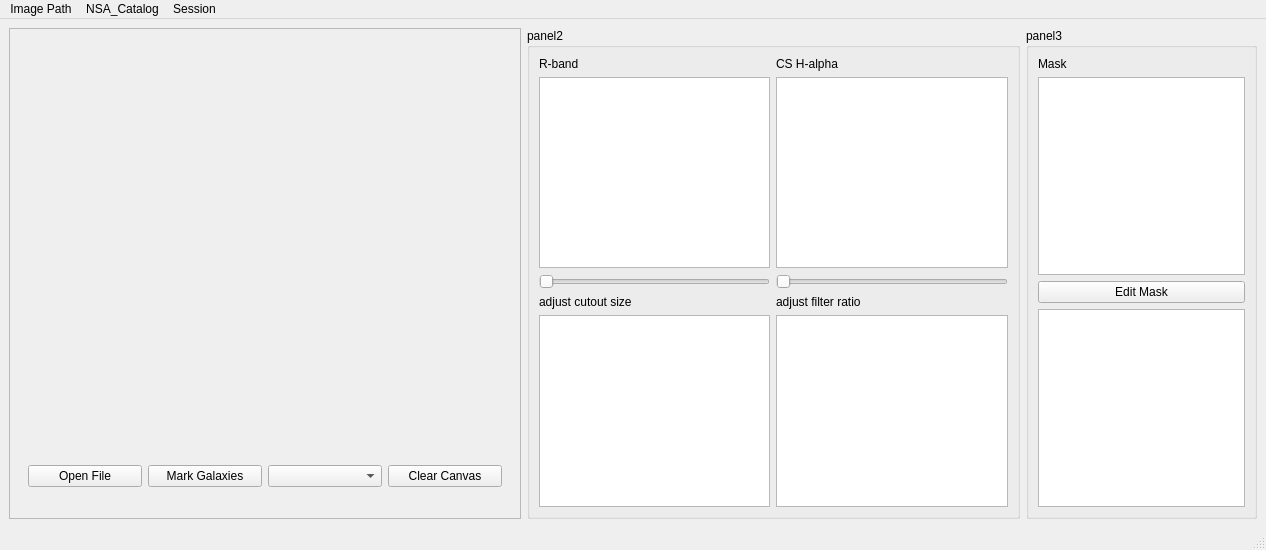
<?xml version="1.0" encoding="UTF-8"?>
<ui version="4.0">
 <class>MainWindow</class>
 <widget class="QMainWindow" name="MainWindow">
  <property name="geometry">
   <rect>
    <x>0</x>
    <y>0</y>
    <width>1266</width>
    <height>550</height>
   </rect>
  </property>
  <property name="windowTitle">
   <string>MainWindow</string>
  </property>
  <widget class="QWidget" name="centralwidget">
   <layout class="QHBoxLayout" name="horizontalLayout">
    <item>
     <widget class="QFrame" name="mainframe">
      <property name="minimumSize">
       <size>
        <width>512</width>
        <height>0</height>
       </size>
      </property>
      <property name="frameShape">
       <enum>QFrame::StyledPanel</enum>
      </property>
      <property name="frameShadow">
       <enum>QFrame::Raised</enum>
      </property>
      <layout class="QVBoxLayout" name="verticalLayout_2">
       <item alignment="Qt::AlignLeft">
        <widget class="QWidget" name="widget" native="true">
         <property name="minimumSize">
          <size>
           <width>480</width>
           <height>400</height>
          </size>
         </property>
         <property name="maximumSize">
          <size>
           <width>16777215</width>
           <height>542</height>
          </size>
         </property>
        </widget>
       </item>
       <item>
        <widget class="QWidget" name="button_bar" native="true">
         <layout class="QHBoxLayout" name="horizontalLayout_2">
          <item>
           <widget class="QPushButton" name="wopen">
            <property name="text">
             <string>Open File</string>
            </property>
           </widget>
          </item>
          <item>
           <widget class="QPushButton" name="wmark">
            <property name="text">
             <string>Mark Galaxies</string>
            </property>
           </widget>
          </item>
          <item>
           <widget class="QComboBox" name="wgalid"/>
          </item>
          <item>
           <widget class="QPushButton" name="wclear">
            <property name="text">
             <string>Clear Canvas</string>
            </property>
           </widget>
          </item>
         </layout>
        </widget>
       </item>
      </layout>
     </widget>
    </item>
    <item>
     <widget class="QGroupBox" name="groupBox">
      <property name="title">
       <string>panel2</string>
      </property>
      <layout class="QGridLayout" name="gridLayout">
       <item row="6" column="0">
        <widget class="QGraphicsView" name="profiles_r"/>
       </item>
       <item row="3" column="0">
        <widget class="QSlider" name="cutoutsizeslider">
         <property name="orientation">
          <enum>Qt::Horizontal</enum>
         </property>
        </widget>
       </item>
       <item row="2" column="1">
        <widget class="QGraphicsView" name="cshalpha"/>
       </item>
       <item row="1" column="0">
        <widget class="QLabel" name="label">
         <property name="text">
          <string>R-band </string>
         </property>
        </widget>
       </item>
       <item row="1" column="1">
        <widget class="QLabel" name="label_2">
         <property name="text">
          <string>CS H-alpha</string>
         </property>
        </widget>
       </item>
       <item row="3" column="1">
        <widget class="QSlider" name="filterratioslider">
         <property name="orientation">
          <enum>Qt::Horizontal</enum>
         </property>
        </widget>
       </item>
       <item row="4" column="1">
        <widget class="QLabel" name="label_5">
         <property name="text">
          <string>adjust filter ratio</string>
         </property>
        </widget>
       </item>
       <item row="6" column="1">
        <widget class="QGraphicsView" name="profiles_ha"/>
       </item>
       <item row="4" column="0">
        <widget class="QLabel" name="label_4">
         <property name="text">
          <string>adjust cutout size</string>
         </property>
        </widget>
       </item>
       <item row="2" column="0">
        <widget class="QGraphicsView" name="rcutout"/>
       </item>
      </layout>
     </widget>
    </item>
    <item>
     <widget class="QGroupBox" name="groupBox_2">
      <property name="title">
       <string>panel3</string>
      </property>
      <layout class="QVBoxLayout" name="verticalLayout">
       <item>
        <widget class="QLabel" name="label_3">
         <property name="text">
          <string>Mask</string>
         </property>
        </widget>
       </item>
       <item>
        <widget class="QGraphicsView" name="maskimage"/>
       </item>
       <item>
        <widget class="QPushButton" name="emask">
         <property name="text">
          <string>Edit Mask</string>
         </property>
        </widget>
       </item>
       <item>
        <widget class="QGraphicsView" name="profiles_norm"/>
       </item>
      </layout>
     </widget>
    </item>
   </layout>
  </widget>
  <widget class="QMenuBar" name="menubar">
   <property name="geometry">
    <rect>
     <x>0</x>
     <y>0</y>
     <width>1266</width>
     <height>22</height>
    </rect>
   </property>
   <widget class="QMenu" name="menuFile">
    <property name="title">
     <string>Image Path</string>
    </property>
    <addaction name="actionOpen"/>
    <addaction name="actionSave"/>
    <addaction name="separator"/>
    <addaction name="actionQuit"/>
   </widget>
   <widget class="QMenu" name="menuSession">
    <property name="title">
     <string>Session</string>
    </property>
    <addaction name="actionsave"/>
    <addaction name="separator"/>
   </widget>
   <widget class="QMenu" name="menuNSA_Catalog">
    <property name="title">
     <string>NSA_Catalog</string>
    </property>
   </widget>
   <addaction name="menuFile"/>
   <addaction name="menuNSA_Catalog"/>
   <addaction name="menuSession"/>
  </widget>
  <widget class="QStatusBar" name="statusbar"/>
  <action name="actionOpen">
   <property name="text">
    <string>R-band coadd</string>
   </property>
  </action>
  <action name="actionSave">
   <property name="text">
    <string>Halpha coadd</string>
   </property>
  </action>
  <action name="actionQuit">
   <property name="text">
    <string>Quit</string>
   </property>
  </action>
  <action name="actionsave">
   <property name="text">
    <string>save</string>
   </property>
  </action>
 </widget>
 <resources/>
 <connections/>
</ui>
